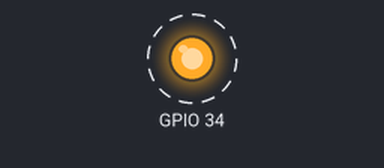
The sketch below on a simulated ESP32. Shown: output pins drawn as LEDs (lit = HIGH). Dashed ring = blinking.

Above: at 0.5 s.
Timing chart, 0 to 4.6 s (numbered marks = the images above):
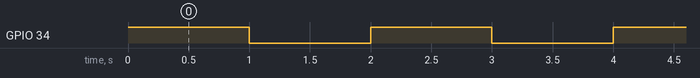

The sketch:

buzz.ino
```cpp
void setup() {
pinMode(34,OUTPUT);
}

void loop() {
digitalWrite(34,HIGH);
delay(1000);
digitalWrite(34,LOW);
delay(1000);

}
```

Measured:
- by itself, GPIO 34: alternates HIGH for 1.0 s and LOW for 1.0 s
